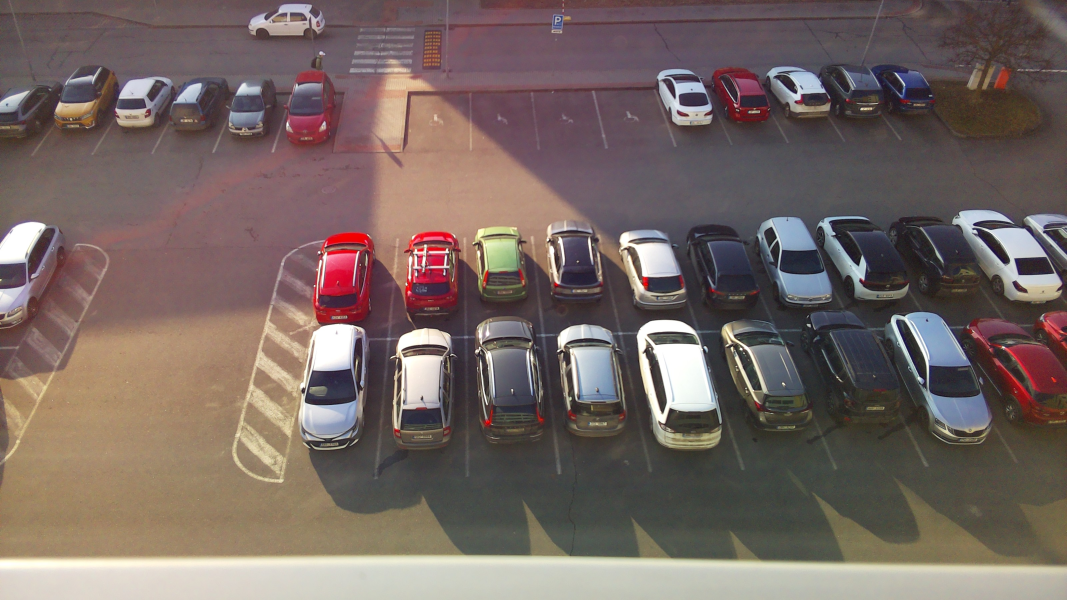
#> input picture Model 1/image_de_depart_pour_analyse/2026-03-03_0834.jpg, 3200 x 1800 px, given as the content of the folder ../DATA, which was not available (shown at 1/3 size)
$ python generate_alignment_synth_dataset.py   (older library calls are emulated)
#> lines starting #> are read from the running program, lines starting #| are printed output that depends on the picture; pictures that were not available may be replaced by others from this repository, and a replacement may not be noted
### tools/alignment/alignment_ml_utils.py
import pickle
from typing import Any, Tuple

import cv2
import numpy as np


FEATURE_NAMES = [
    "phase_dx",
    "phase_dy",
    "phase_response",
    "absdiff_mean",
    "absdiff_std",
    "edge_diff_mean",
]


def _to_gray_small(image_bgr: np.ndarray, size: Tuple[int, int] = (320, 180)) -> np.ndarray:
    gray = cv2.cvtColor(image_bgr, cv2.COLOR_BGR2GRAY)
    gray = cv2.resize(gray, size, interpolation=cv2.INTER_AREA)
    gray = cv2.GaussianBlur(gray, (5, 5), 0)
    return gray


def extract_alignment_features(ref_image: np.ndarray, cur_image: np.ndarray) -> np.ndarray:
    ref = _to_gray_small(ref_image)
    cur = _to_gray_small(cur_image)

    ref_f = ref.astype(np.float32)
    cur_f = cur.astype(np.float32)

    h, w = ref.shape
    window = cv2.createHanningWindow((w, h), cv2.CV_32F)
    (dx, dy), response = cv2.phaseCorrelate(ref_f, cur_f, window)

    absdiff = cv2.absdiff(ref, cur)
    edges_ref = cv2.Canny(ref, 80, 160)
    edges_cur = cv2.Canny(cur, 80, 160)
    edge_diff = cv2.absdiff(edges_ref, edges_cur)

    feat = np.array(
        [
            float(dx),
            float(dy),
            float(response),
            float(np.mean(absdiff)),
            float(np.std(absdiff)),
            float(np.mean(edge_diff)),
        ],
        dtype=np.float32,
    )
    return feat


def save_alignment_model(model: dict[str, Any], path: str) -> None:
    with open(path, "wb") as f:
        pickle.dump(model, f)


# [57 lines left out: functions load_alignment_model, predict_translation, fit_linear_translation_model, not called in this run]

### tools/alignment/generate_alignment_synth_dataset.py
import argparse
import glob
import os

import cv2
import numpy as np

from alignment_ml_utils import extract_alignment_features


def collect_images(folder: str) -> list[str]:
    image_files: list[str] = []
    for ext in ("*.jpg", "*.jpeg", "*.png"):
        image_files.extend(glob.glob(os.path.join(folder, "**", ext), recursive=True))
    return sorted(image_files)


def parse_args() -> argparse.Namespace:
    parser = argparse.ArgumentParser(
        description="Generate synthetic camera-shift dataset for alignment model"
    )
    parser.add_argument("--input-folder", default="../DATA")
    parser.add_argument("--max-images", type=int, default=400)
    parser.add_argument("--aug-per-image", type=int, default=10)
    parser.add_argument("--max-shift", type=float, default=50.0)
    parser.add_argument("--output", default="alignment_synth_dataset.npz")
    parser.add_argument("--seed", type=int, default=42)
    return parser.parse_args()


def random_shift_warp(img: np.ndarray, max_shift: float, rng: np.random.Generator) -> tuple[np.ndarray, float, float]:
    h, w = img.shape[:2]
    dx = float(rng.uniform(-max_shift, max_shift))
    dy = float(rng.uniform(-max_shift, max_shift))

    m = np.array([[1.0, 0.0, dx], [0.0, 1.0, dy]], dtype=np.float32)
    warped = cv2.warpAffine(
        img,
        m,
        (w, h),
        flags=cv2.INTER_LINEAR,
        borderMode=cv2.BORDER_REFLECT,
    )
    return warped, dx, dy


def main() -> None:
    args = parse_args()
    rng = np.random.default_rng(args.seed)

    image_files = collect_images(args.input_folder)
    if not image_files:
        print(f"No images found in {args.input_folder}")
        return

    if len(image_files) > args.max_images:
        idx = rng.choice(len(image_files), size=args.max_images, replace=False)
        image_files = [image_files[i] for i in sorted(idx)]

    x_rows = []
    y_rows = []

    for img_path in image_files:
        base = cv2.imread(img_path)
#> base is the input picture: shape (1800, 3200, 3); mean B, G, R 98.3, 102.7, 117.6
        if base is None:
            continue

        for _ in range(args.aug_per_image):
            warped, dx, dy = random_shift_warp(base, args.max_shift, rng)
            feat = extract_alignment_features(base, warped)
            x_rows.append(feat)
            y_rows.append([dx, dy])
#> this loop made 10 passes
#> (response in extract_alignment_features, feat) on passes 1 to 10: (0.895, [2.63, -0.497, 0.895, 9.28, 16.48, 25.71]), (0.88, [3.43, 1.91, 0.88, 13.46, 21.33, 28.59]), (0.817, [-4.1, 4.6, 0.817, 19.92, 28.15, 30.05]), (0.873, [2.45, 2.78, 0.873, 13.79, 21.75, 27.23]), (0.938, [-3.61, -0.628, 0.938, 10.97, 19.42, 26.73]), (0.873, [-1.42, 4.35, 0.873, 16.87, 25.22, 28.22]), (0.902, [1.56, 3.39, 0.902, 13.42, 21.36, 27.08]), (0.906, [-0.442, -2.57, 0.906, 11.42, 18.66, 27.51]), (0.937, [0.379, -4.47, 0.937, 16.51, 25.06, 28.17]), (0.878, [3.4, 1.47, 0.878, 11.6, 19.01, 28.71])
#> pass 1, in random_shift_warp, `warped = cv2.warpAffine( img, m, (w, h), flags=cv2.INTER_LINEAR, borde..`:
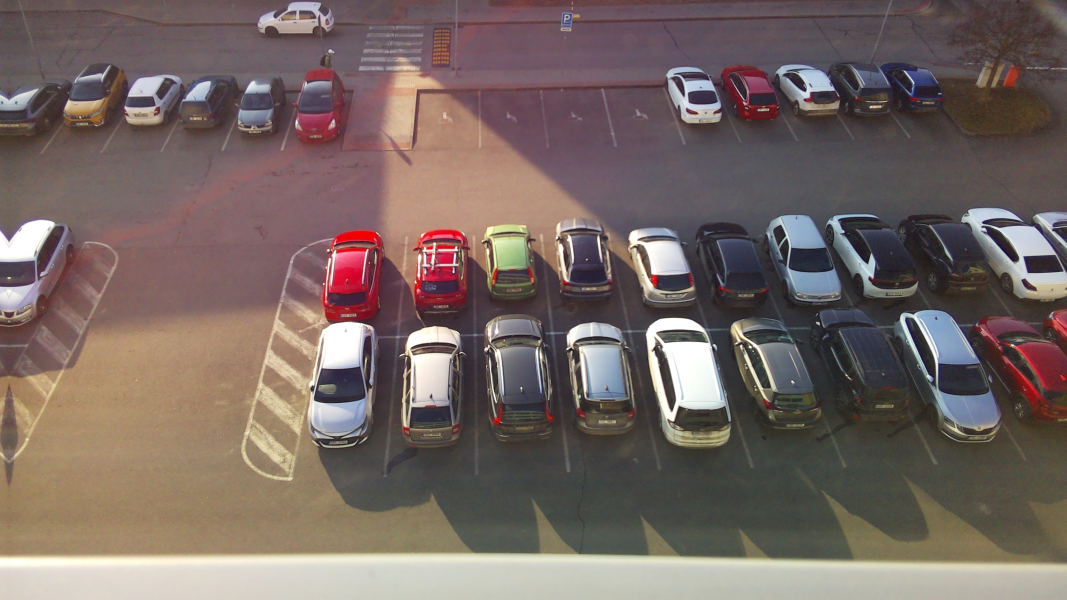
#> warped: shape (1800, 3200, 3) (shown at 1/3 size); mean B, G, R 99, 103.5, 118.3
#> pass 1, in _to_gray_small, `gray = cv2.cvtColor(image_bgr, cv2.COLOR_BGR2GRAY)`:
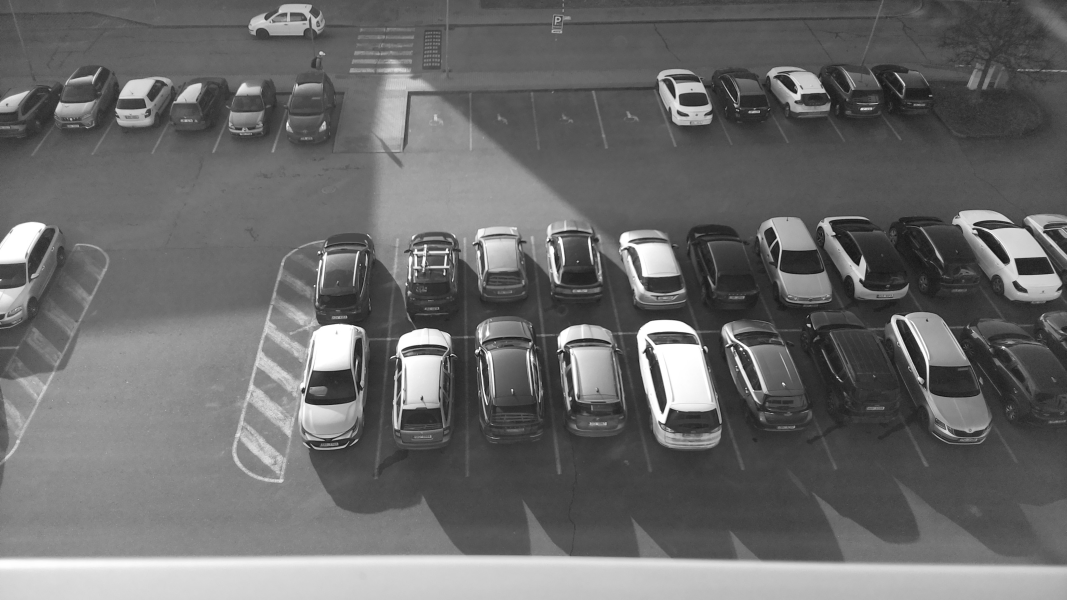
#> gray: shape (1800, 3200) (shown at 1/3 size); min 2, max 255, mean 106.7
#> pass 1, in _to_gray_small, `gray = cv2.resize(gray, size, interpolation=cv2.INTER_AREA)`:
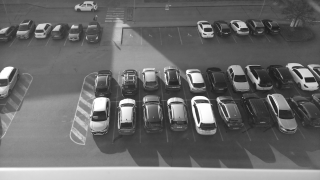
#> gray: shape (180, 320); min 28, max 255, mean 106.7
#> pass 1, in _to_gray_small, `gray = cv2.GaussianBlur(gray, (5, 5), 0)`:
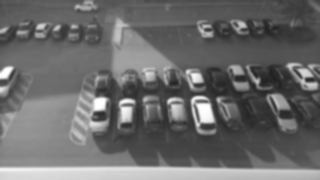
#> gray: shape (180, 320); min 32, max 255, mean 106.7
#> after the loop, x_rows = 10 items; y_rows = [[27.4, -6.11], [35.86, 19.74], [-40.58, 47.56], [26.11, 28.61], [-37.19, -4.96], [-12.92, 42.68], [14.39, 32.28], [-5.66, -27.28], [5.46, -43.62], [32.76, 13.17]]

    if not x_rows:
        print("Dataset generation failed: no valid samples")
        return

    x = np.asarray(x_rows, dtype=np.float32)
#> x = [[2.63, -0.497, 0.895, 9.28, 16.48, 25.71], [3.43, 1.91, 0.88, 13.46, 21.33, 28.59], [-4.1, 4.6, 0.817, 19.92, 28.15, 30.05], [2.45, 2.78, 0.873, 13.79, 21.75, 27.23], [-3.61, -0.628, 0.938, 10.97, 19.42, 26.73], [-1.42, 4.35, 0.873, 16.87, 25.22, 28.22], [1.56, 3.39, 0.902, 13.42, 21.36, 27.08], [-0.442, -2.57, 0.906, 11.42, 18.66, 27.51], [0.379, -4.47, 0.937, 16.51, 25.06, 28.17], [3.4, 1.47, 0.878, 11.6, 19.01, 28.71]]
    y = np.asarray(y_rows, dtype=np.float32)
#> y has the same summary as y_rows

    np.savez_compressed(args.output, x=x, y=y)
    print(f"Dataset generated: {args.output}")
    print(f"Samples: {x.shape[0]}")
#| Samples: 10
    print(f"Features: {x.shape[1]}")
#| Features: 6


if __name__ == "__main__":
    main()
